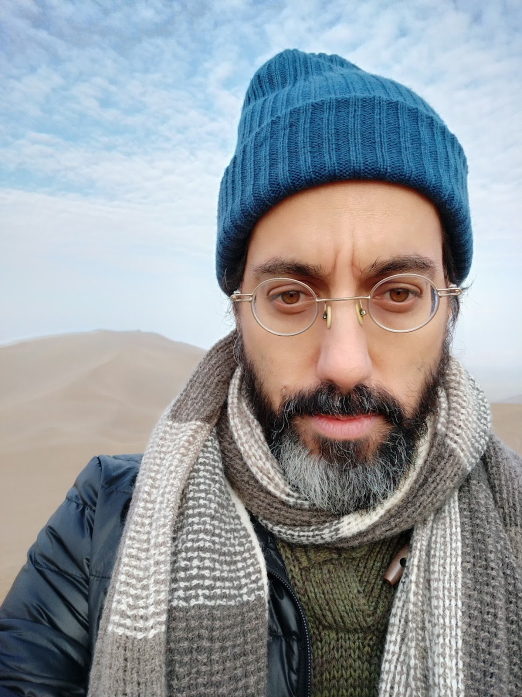
#> input picture Finetune SD + Inference with ComfyUI/Itay/itay_0.jpg, 1044 x 1394 px (shown at 1/2 size); its folder holds only this picture in this run
$ jupyter execute --allow-errors train_itay_lora.ipynb
#> lines starting #> are read from the running program, lines starting #| are printed output that depends on the picture
# Train Itay LoRA - Steps 1 and 2

This notebook prepares the `Itay/` dataset, trains a low-rank LoRA for the trigger token `itayperson`, generates validation samples, and computes CLIP-I / CLIP-T metrics.

Run the cells from top to bottom. Source images are never modified; generated artifacts are written under `outputs/`.

## 0. Dependency Check

Install dependencies once with `pip install -r requirements.txt` before running the training cells.

[cell 1]
import importlib.util
from pathlib import Path

required_modules = [
    'accelerate',
    'diffusers',
    'peft',
    'PIL',
    'safetensors',
    'torch',
    'torchvision',
    'tqdm',
    'transformers',
]

missing_modules = [name for name in required_modules if importlib.util.find_spec(name) is None]
if missing_modules:
    raise RuntimeError(
        'Missing dependencies: ' + ', '.join(missing_modules) +
        '. Run: pip install -r requirements.txt'
    )

print('Dependencies OK')

## 1. Imports and Configuration

[cell 2]
import csv
import json
import math
import os
import random
from dataclasses import asdict, dataclass
from pathlib import Path
from typing import Iterable

os.environ.setdefault('PYTORCH_ENABLE_MPS_FALLBACK', '1')

import torch
import torch.nn.functional as F
from diffusers import AutoencoderKL, DDPMScheduler, StableDiffusionPipeline, UNet2DConditionModel
from diffusers.optimization import get_scheduler
from diffusers.utils import convert_state_dict_to_diffusers
from IPython.display import display
from peft import LoraConfig
from peft.utils import get_peft_model_state_dict
from PIL import Image, ImageOps
from torch.utils.data import DataLoader, Dataset
from torchvision import transforms
from tqdm.auto import tqdm
from transformers import CLIPModel, CLIPProcessor, CLIPTextModel, CLIPTokenizer

IMAGE_EXTENSIONS = {'.jpg', '.jpeg', '.png', '.webp'}


def read_env_file(path: Path) -> dict[str, str]:
    values: dict[str, str] = {}
    if not path.exists():
        return values
    for raw_line in path.read_text(encoding='utf-8').splitlines():
        line = raw_line.strip()
        if not line or line.startswith('#') or '=' not in line:
            continue
        key, value = line.split('=', 1)
        values[key.strip()] = value.strip().strip('"').strip("'")
    return values


env_values = read_env_file(Path('config.env'))


def config_value(name: str, default: str) -> str:
    return os.getenv(name, env_values.get(name, default))


@dataclass(frozen=True)
class TrainingConfig:
    model_id: str = config_value('SD_MODEL_ID', 'runwayml/stable-diffusion-v1-5')
    dataset_dir: Path = Path(config_value('DATASET_DIR', 'Itay'))
    prepared_dir: Path = Path(config_value('PREPARED_DIR', 'outputs/prepared'))
    lora_dir: Path = Path(config_value('LORA_DIR', 'outputs/lora'))
    samples_dir: Path = Path(config_value('SAMPLES_DIR', 'outputs/samples'))
    metrics_dir: Path = Path(config_value('METRICS_DIR', 'outputs/metrics'))
    trigger_token: str = config_value('TRIGGER_TOKEN', 'itayperson')
    resolution: int = int(config_value('RESOLUTION', '512'))
    rank: int = int(config_value('LORA_RANK', '8'))
    alpha: int = int(config_value('LORA_ALPHA', '8'))
    batch_size: int = int(config_value('TRAIN_BATCH_SIZE', '1'))
    max_train_steps: int = int(config_value('MAX_TRAIN_STEPS', '1000'))
    learning_rate: float = float(config_value('LEARNING_RATE', '1e-4'))
    validation_steps: int = int(config_value('VALIDATION_STEPS', '30'))
    lora_scale: float = float(config_value('LORA_SCALE', '0.8'))
    seed: int = int(config_value('SEED', '42'))


config = TrainingConfig()
for output_dir in [config.prepared_dir, config.lora_dir, config.samples_dir, config.metrics_dir]:
    output_dir.mkdir(parents=True, exist_ok=True)

random.seed(config.seed)
torch.manual_seed(config.seed)
#> (this line was passed over: torch is not available in this run)
if hasattr(torch, 'set_float32_matmul_precision'):
    torch.set_float32_matmul_precision('high')
#> (this line was passed over: torch is not available in this run)
#> in prepare_image, image is the input picture: PIL image 1044x1394 RGB; mean R, G, B 147.6, 152.7, 157.1

#> (the rest of this cell did not finish here and is left out)

## 2. Prepare Dataset

This cell fixes EXIF orientation, strips metadata, center-crops, resizes to 512x512, and writes one caption per image.

[cell 3]
def list_source_images(dataset_dir: Path) -> list[Path]:
    if not dataset_dir.exists():
        raise FileNotFoundError(f'Missing dataset directory: {dataset_dir}')
    images = sorted(
        path for path in dataset_dir.iterdir()
        if path.is_file() and path.suffix.lower() in IMAGE_EXTENSIONS
    )
    if not images:
        raise RuntimeError(f'No images found in {dataset_dir}')
    return images


def center_crop_square(image: Image.Image) -> Image.Image:
    width, height = image.size
#> width = 1044; height = 1394
    side = min(width, height)
#> side = 1044
    left = (width - side) // 2
#> left = 0
    top = (height - side) // 2
#> top = 175
    return image.crop((left, top, left + side, top + side))
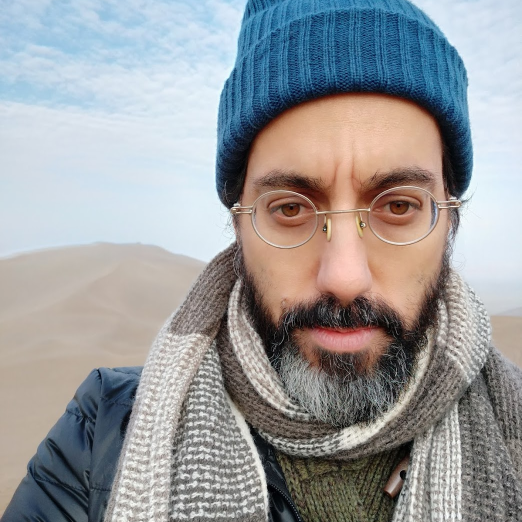
#> returned value: PIL image 1044x1044 RGB (shown at 1/2 size); mean R, G, B 153.3, 154.3, 156.1


def prepare_image(source_path: Path, destination_path: Path, resolution: int) -> None:
    with Image.open(source_path) as image:
        image = ImageOps.exif_transpose(image).convert('RGB')
        image = center_crop_square(image)
        image = image.resize((resolution, resolution), Image.Resampling.LANCZOS)
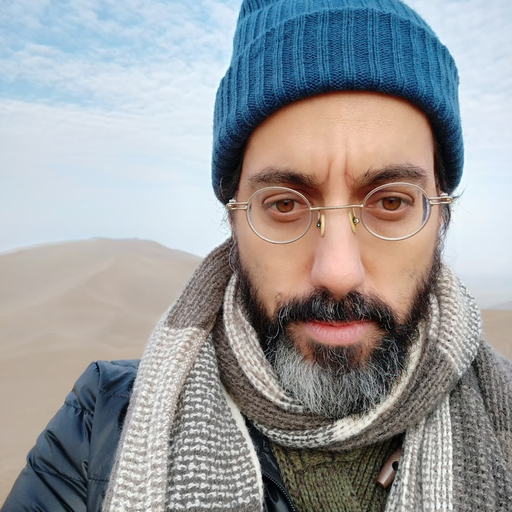
#> image: PIL image 512x512 RGB; mean R, G, B 153.3, 154.3, 156.1
        image.save(destination_path, format='JPEG', quality=95, optimize=True)


def write_caption(destination_path: Path, trigger_token: str) -> None:
    caption = f'photo of {trigger_token}'
    destination_path.write_text(caption + '\n', encoding='utf-8')


def prepare_dataset(config: TrainingConfig, overwrite: bool = True) -> list[Path]:
    source_images = list_source_images(config.dataset_dir)
    prepared_images: list[Path] = []
    for index, source_path in enumerate(source_images):
        stem = f'{config.trigger_token}_{index:03d}'
        image_path = config.prepared_dir / f'{stem}.jpg'
        caption_path = config.prepared_dir / f'{stem}.txt'
        if overwrite or not image_path.exists():
            prepare_image(source_path, image_path, config.resolution)
        if overwrite or not caption_path.exists():
            write_caption(caption_path, config.trigger_token)
        prepared_images.append(image_path)
    return prepared_images


prepared_images = prepare_dataset(config, overwrite=False)
print(f'Prepared {len(prepared_images)} images in {config.prepared_dir}')

## 3. Validate and Review Captions

[cell 4]
def validate_prepared_dataset(config: TrainingConfig) -> list[Path]:
    images = sorted(config.prepared_dir.glob('*.jpg'))
    errors: list[str] = []
    for image_path in images:
        caption_path = image_path.with_suffix('.txt')
        if not caption_path.exists():
            errors.append(f'Missing caption: {caption_path}')
            continue
        caption = caption_path.read_text(encoding='utf-8').strip()
        if config.trigger_token not in caption:
            errors.append(f'Caption missing trigger token: {caption_path}')
        with Image.open(image_path) as image:
            if image.size != (config.resolution, config.resolution):
                errors.append(f'Unexpected image size for {image_path}: {image.size}')
            if image.getexif():
                errors.append(f'EXIF still present: {image_path}')
    if errors:
        raise RuntimeError('\n'.join(errors))
    return images


def make_contact_sheet(image_paths: list[Path], thumb_size: int = 128, columns: int = 6) -> Image.Image:
    rows = math.ceil(len(image_paths) / columns)
    sheet = Image.new('RGB', (columns * thumb_size, rows * thumb_size), 'white')
    for index, image_path in enumerate(image_paths):
        with Image.open(image_path) as image:
            thumb = image.convert('RGB').resize((thumb_size, thumb_size))
        x = (index % columns) * thumb_size
        y = (index // columns) * thumb_size
        sheet.paste(thumb, (x, y))
    return sheet


validated_images = validate_prepared_dataset(config)
print(f'Dataset OK: {len(validated_images)} prepared images')
display(make_contact_sheet(validated_images))

for image_path in validated_images[:5]:
    print(f'{image_path.name}: {image_path.with_suffix(".txt").read_text(encoding="utf-8").strip()}')

## 4. Training Dataset and Model Loading

[cell 5]
class CaptionedImageDataset(Dataset):
    def __init__(self, image_paths: list[Path], resolution: int) -> None:
        self.image_paths = image_paths
        self.transform = transforms.Compose([
            transforms.Resize((resolution, resolution), interpolation=transforms.InterpolationMode.BILINEAR),
            transforms.ToTensor(),
            transforms.Normalize([0.5], [0.5]),
        ])

    def __len__(self) -> int:
        return len(self.image_paths)

    # [13 lines left out: functions __getitem__, collate_batch, not called in this run]


#> (the rest of this cell did not finish here and is left out)

#> (a cell that did not finish here is left out)

## 5. Train LoRA

The baseline freezes the base model and trains only UNet LoRA weights.

[cell 7]
from safetensors.torch import save_file

# [26 lines left out: functions encode_captions, diffusion_target, save_lora_weights, not called in this run]


# Pre-encode all images and captions to save VRAM and speed up training on MPS/CPU
precomputed_data = []
print("Pre-encoding dataset (VAE and CLIP text encoder)... ")
#> (the rest of this cell did not finish here and is left out)

## 6. Generate Validation Samples

[cell 8]
validation_prompts = [
    f'portrait photo of {config.trigger_token}, an adult man with round glasses, dark messy hair, thick eyebrows, and a salt and pepper beard, realistic skin texture, natural light, sharp focus',
    f'full body casual photo of {config.trigger_token} an adult man with round glasses and a salt and pepper beard, walking on a city street, realistic photography',
    f'photo of {config.trigger_token} an adult man with round glasses, dark messy hair, and a salt and pepper beard, in a modern office, soft window light',
    f'cinematic photo of {config.trigger_token} an adult man with round glasses and a salt and pepper beard, wearing a jacket at night, shallow depth of field',
]

negative_prompt = (
    'low quality, blurry, distorted face, deformed, bad anatomy, extra fingers, '
    'cartoon, painting, watermark, text'
)

for object_name in ['tokenizer', 'noise_scheduler', 'text_encoder', 'vae', 'unet', 'optimizer', 'lr_scheduler']:
    globals().pop(object_name, None)
#> (the rest of this cell did not finish here and is left out)

$ run again, on Finetune SD + Inference with ComfyUI/Itay/itay_12.jpg
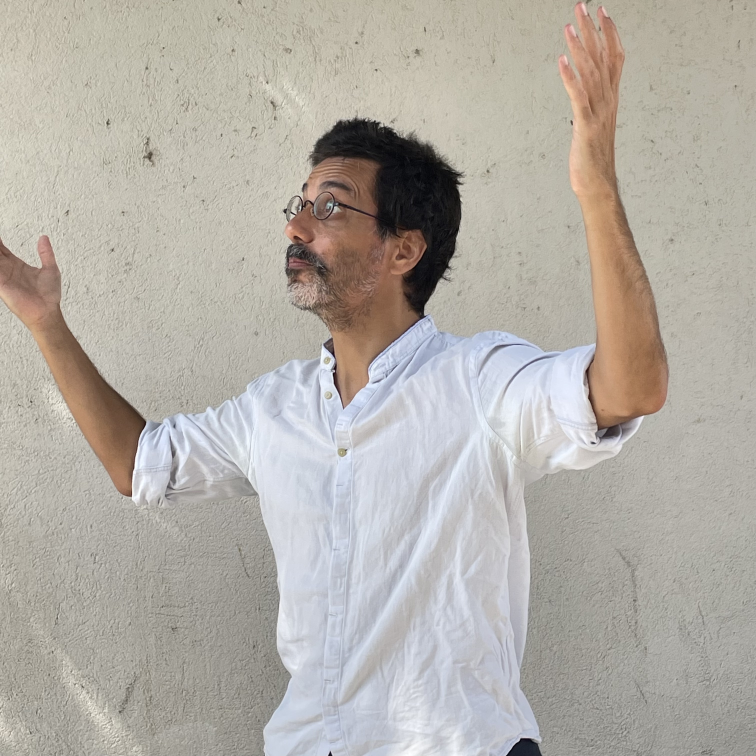
#> input picture Finetune SD + Inference with ComfyUI/Itay/itay_12.jpg, 3024 x 3024 px (shown at 1/4 size)
#> in prepare_image, image is the input picture: PIL image 3024x3024 RGB; mean R, G, B 179, 174, 166.7
#> in prepare_image, `image = image.resize((resolution, resolution), Image.Resampling.LANCZOS)`:
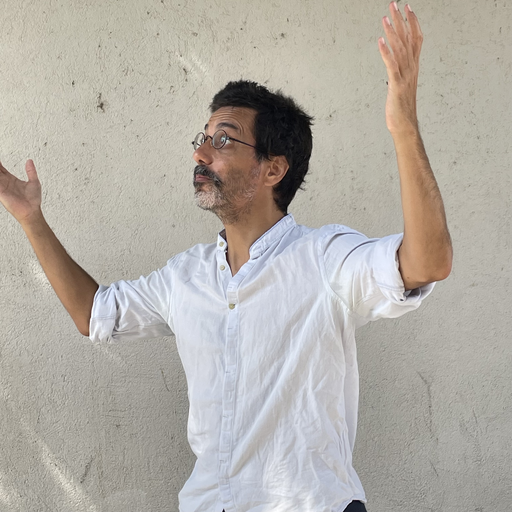
#> image: PIL image 512x512 RGB; mean R, G, B 179, 174, 166.7

$ run again, on Finetune SD + Inference with ComfyUI/Itay/itay_13.jpg
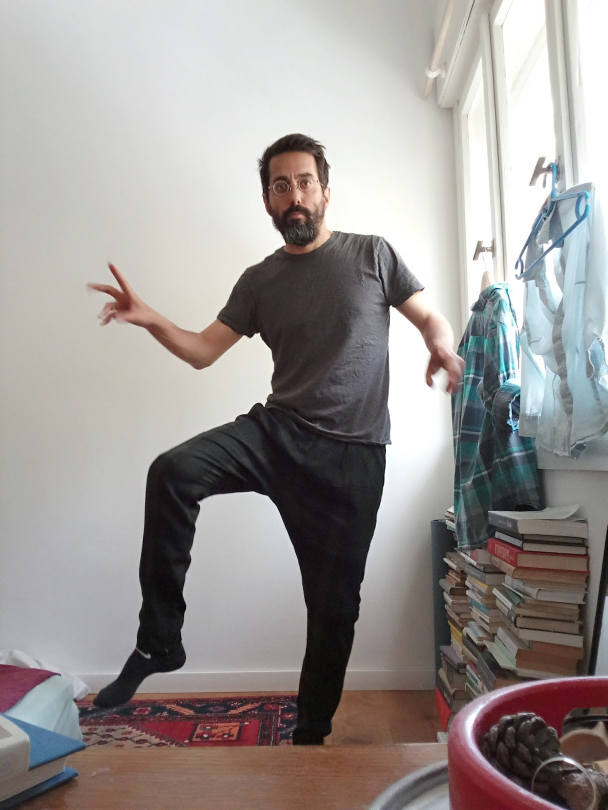
#> input picture Finetune SD + Inference with ComfyUI/Itay/itay_13.jpg, 1215 x 1620 px (shown at 1/2 size)
#> in prepare_image, image is the input picture: PIL image 1215x1620 RGB; mean R, G, B 155.5, 150.1, 148
#> in center_crop_square, `return image.crop((left, top, left + side, top + side))`:
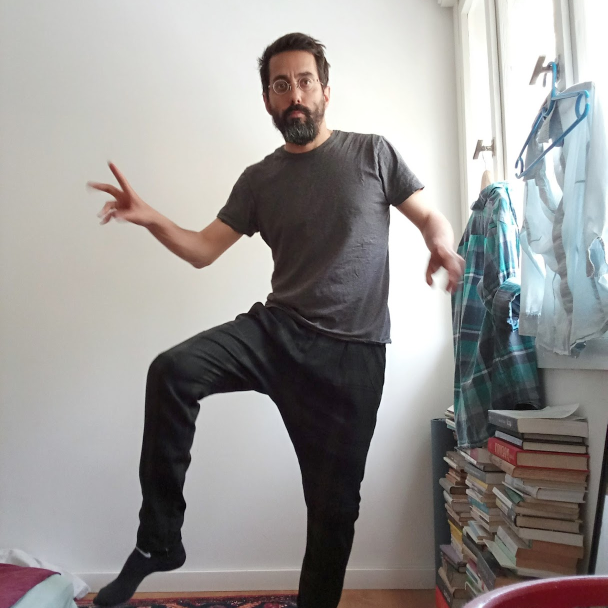
#> returned value: PIL image 1215x1215 RGB (shown at 1/2 size); mean R, G, B 153.2, 150.4, 148.8
#> in prepare_image, `image = image.resize((resolution, resolution), Image.Resampling.LANCZOS)`:
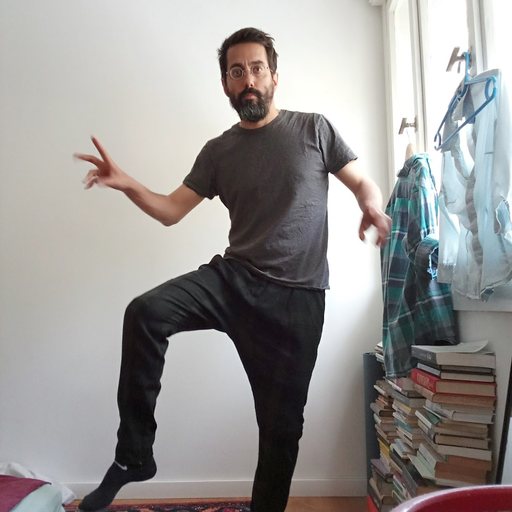
#> image: PIL image 512x512 RGB; mean R, G, B 153.2, 150.4, 148.8

$ run again, on Finetune SD + Inference with ComfyUI/Itay/itay_14.jpg
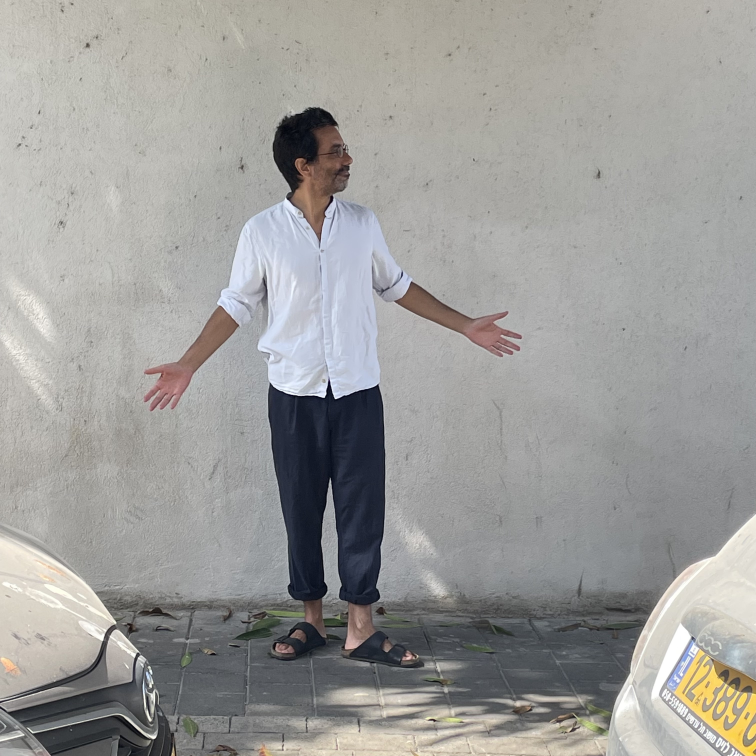
#> input picture Finetune SD + Inference with ComfyUI/Itay/itay_14.jpg, 3024 x 3024 px (shown at 1/4 size)
#> in prepare_image, image is the input picture: PIL image 3024x3024 RGB; mean R, G, B 157.2, 156.5, 154.2
#> in prepare_image, `image = image.resize((resolution, resolution), Image.Resampling.LANCZOS)`:
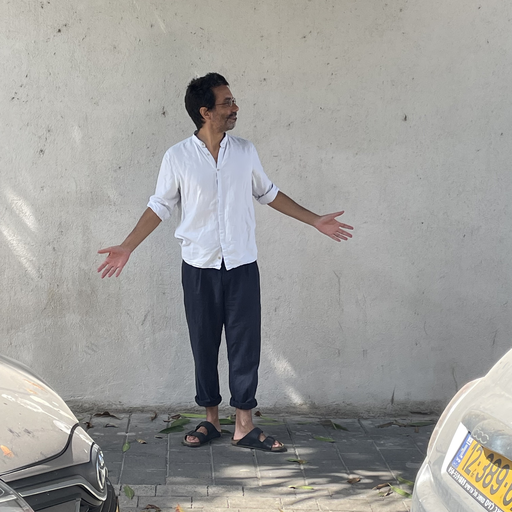
#> image: PIL image 512x512 RGB; mean R, G, B 157.2, 156.5, 154.2

$ run again, on Finetune SD + Inference with ComfyUI/Itay/itay_1.jpg
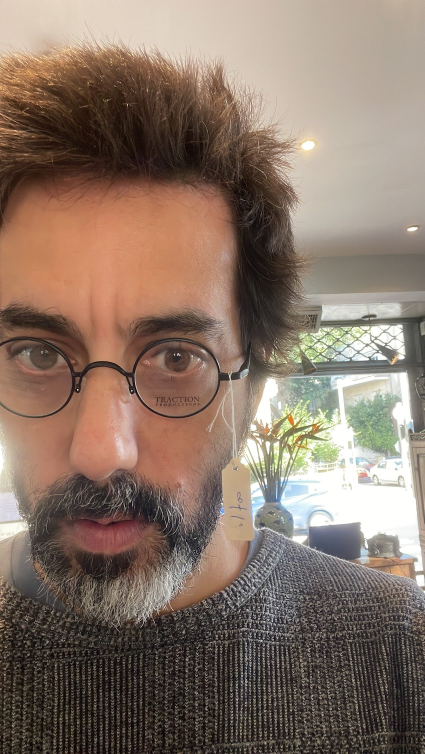
#> input picture Finetune SD + Inference with ComfyUI/Itay/itay_1.jpg, 849 x 1508 px (shown at 1/2 size)
#> in prepare_image, image is the input picture: PIL image 849x1508 RGB; mean R, G, B 135.8, 116.7, 103.6
#> in center_crop_square, `return image.crop((left, top, left + side, top + side))`:
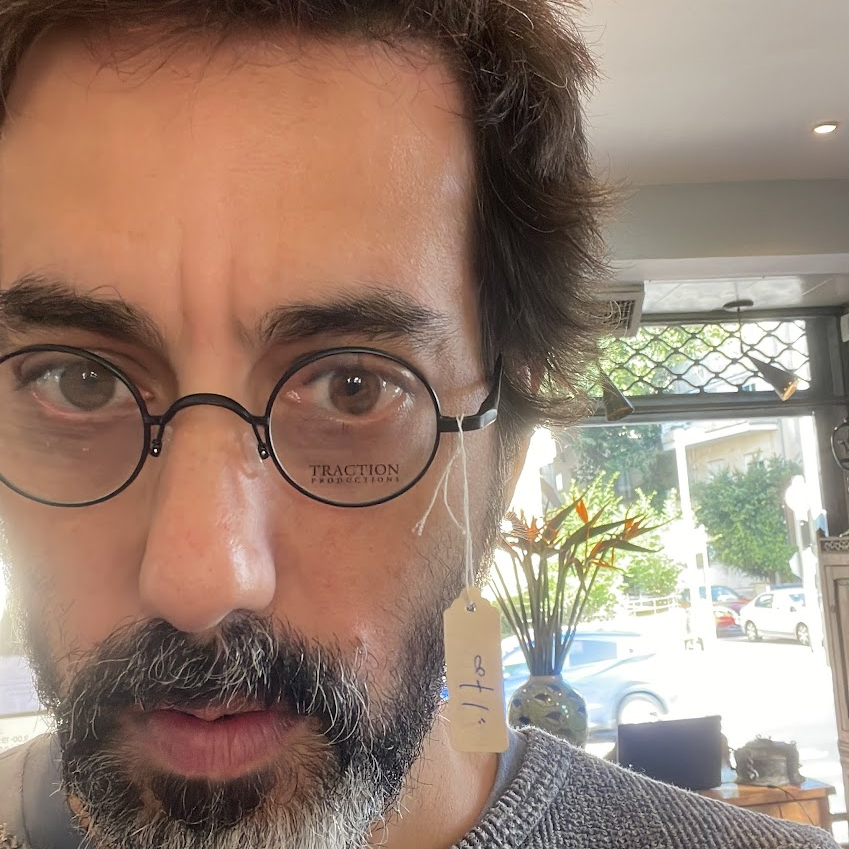
#> returned value: PIL image 849x849 RGB; mean R, G, B 152.5, 128.9, 113.9
#> image: PIL image 512x512 RGB
